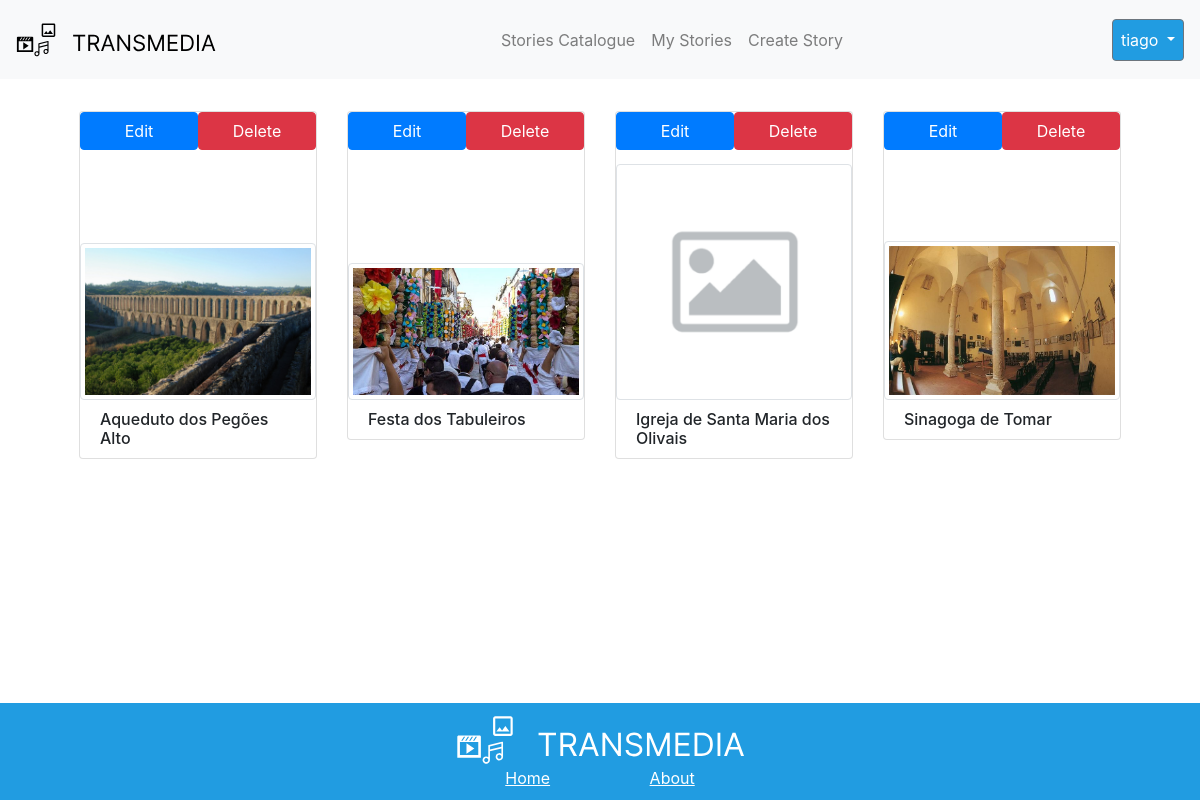
Screenshot of /my_stories.php (signed in) with the database file from the repository.
### tables this page shows
CREATE TABLE `story` (
  `id` int(11) NOT NULL,
  `name` varchar(255) NOT NULL,
  `description` varchar(255) NOT NULL,
  `author` varchar(255) NOT NULL
);

CREATE TABLE `image` (
  `id` int(11) NOT NULL AUTO_INCREMENT,
  `storyID` int(11) NOT NULL,
  `image` varchar(255) DEFAULT NULL,
  `duration` int(11) NOT NULL,
  `storyOrder` int(11) NOT NULL,
  PRIMARY KEY (`id`),
  FOREIGN KEY (`storyID`) REFERENCES `story` (`id`) ON DELETE CASCADE
);

### my_stories.php (the view, shortened to what this page needs)
<?php
include "NavBar.php";
$stmt = $pdo->prepare('SELECT id,name FROM story where author = ? ORDER BY name');
$stmt->execute([$_SESSION['user']]);
$stories = $stmt->fetchAll(PDO::FETCH_DEFAULT);
?>
<!DOCTYPE html>
<html lang="en">
<head>
</head>
<body>
    <div class="stories m-2 mr-5 ml-5 mt-3">
        <div class="row m-3">
            <?php
            foreach ($stories as $story) : ?>
                <div class="col-12 col-sm-6 col-md-4 col-lg-3 mb-3">
                    <div class="card">
                        <div class="row w-100 m-0">
                            <div class="col-6 p-0">
                                <a class="btn btn-primary w-100" href="edit_story.php?id=<?= $story['id'] ?>">Edit</a>
                            </div>
                            <div class="col-6 p-0">
                                <a onclick="confirmDelete()" class="btn btn-danger w-100" href="delete_story.php?id=<?= $story['id'] ?>">Delete</a>
                            </div>
                        </div>
                        <a class="text-reset text-decoration-none" href="selectedStoryPage.php?id=<?= $story['id'] ?>">
                            <div style="height: 250px; display: flex; align-items: flex-end;">
                                <img src="<?php
                                            $stmt = $pdo->prepare('SELECT image FROM image where storyID = ? ORDER BY storyOrder LIMIT 1');
                                            $stmt->execute([$story['id']]);
                                            $stmt->rowCount() > 0 ? $img = "./files/story_" . $story['id'] . "/image/" . $stmt->fetch()['image'] : $img = "default_image.png";
                                            echo $img; ?>" class="w-100 img-thumbnail" alt="Story Image" style="max-height: 100%;">
                            </div>
                            <div class="card-body">
                            <h6 class="card-title m-0"><?php echo $story['name'] ?></h6>
                            </div>
                        </a>
                    </div>
                </div>
            <?php endforeach; ?>
        </div>
    </div>
    <?php
    include "footer.php";
    ?>
</body>
</html>

### style/footer.css (style rules this page uses)
body { min-height: 100vh; display: flex; flex-direction: column; }
img { width: 100%; height: auto; }

### my_stories.php (style rules this page uses)
.img-thumbnail { object-fit: contain; max-height: 100%; max-width: 100%; }
.card-body { padding: 10px 20px !important; }

### rows the page displays
story: id.image (picture), name "Aqueduto dos Pegões Alto"
story: id.image (picture), name "Festa dos Tabuleiros"
story: shows a picture, name "Igreja de Santa Maria dos Olivais"
story: id.image (picture), name "Sinagoga de Tomar"

### other values shown
$_SESSION["user"] "tiago"
